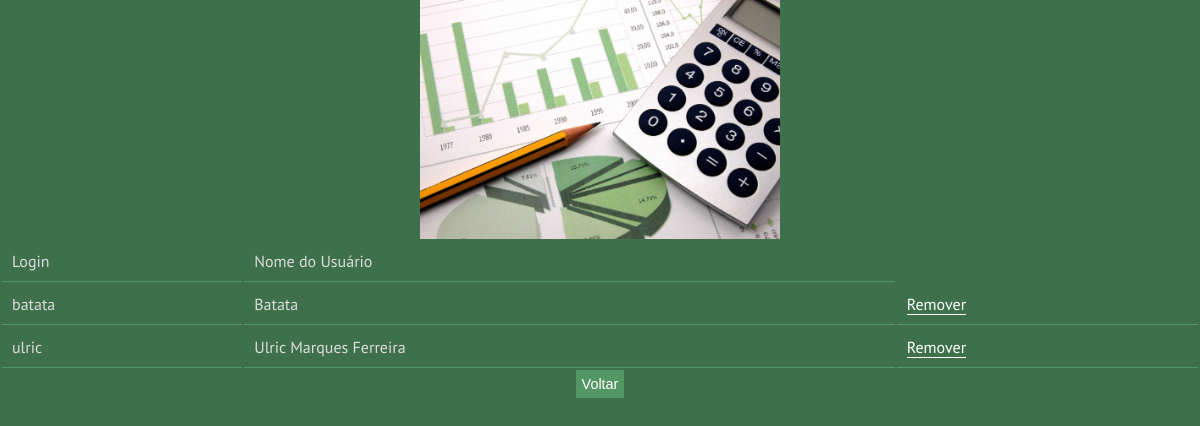
Screenshot of /delUsuarios.php with the database file from the repository.
### tables this page shows
CREATE TABLE IF NOT EXISTS `usuarios` (
`id` int(11) NOT NULL,
  `login` varchar(30) NOT NULL,
  `senha` varchar(30) NOT NULL,
  `nome` varchar(50) NOT NULL,
  `sexo` int(11) NOT NULL,
  `identidade` varchar(20) DEFAULT NULL,
  `cpf` varchar(11) NOT NULL,
  `nascimento` date NOT NULL,
  `estado_civil` int(11) NOT NULL,
  `funcao_empresa` varchar(40) NOT NULL,
  `email` varchar(50) NOT NULL,
  `telefone` varchar(8) NOT NULL,
  `perfil` int(11) NOT NULL,
  `cad_usuario` int(11) NOT NULL,
  `cad_datahora` datetime NOT NULL
);

### delUsuarios.php (the view, shortened to what this page needs)
<html>
 <head>
  <link rel="stylesheet" href="styles.css">
 </head>
<body>
<center>
<img src ="coins.jpg" width="30%" height ="30%"/ >
<?php
$res = mysql_query("select * from usuarios where login<>'admin'");
echo "<table><tr><td>Login</td><td>Nome do Usuário</td></tr>";
while($escrever=mysql_fetch_array($res)){
echo "<tr><td>" . $escrever['login'] . "</td><td>" . $escrever['nome'] . "</td><td>" . "<a href=remover.php?login=" . $escrever['login'] . ">Remover </a>";
}
echo "</table>";
?>
<form><table><tr>
<input type="button" value="Voltar" name="voltar" onclick="javascript:history.back()">
</tr>
</table>
</center>
</body>
</html>

### styles.css (style rules this page uses)
body { background: #3E704B; margin:0; padding:0; font-family: 'PT Sans', 'sans-serif'; font-size: 1.0em; color: #ddd; font-weight: 200; }
* { margin:0; padding:0; }
table { width: 100%; text-align: left; }
th, td { padding: 10px 10px; }
td { border-bottom: 1px solid #539765; }
a { color: #fff; border-bottom: 1px solid #fff; text-decoration: none; }
form input, form select, form textarea { padding: 5px; color: #fff; border: 1px solid #539765; background-color:#539765; font-family: Arial, Helvetica, sans-serif; font-size: 0.9em; }
img { max-width: 100%; height: auto; }

### rows the page displays
usuarios: login "batata", nome "Batata"
usuarios: login "ulric", nome "Ulric Marques Ferreira"
